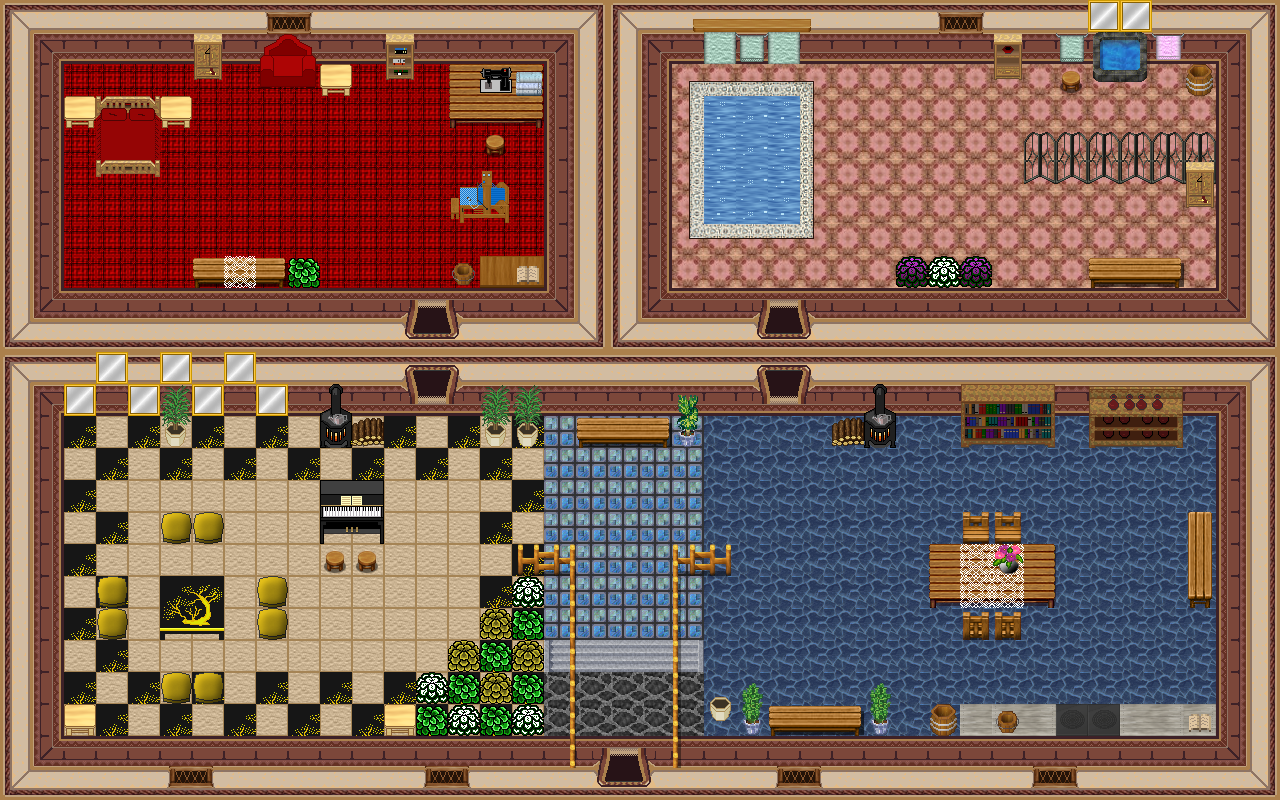

This game map was drawn from its Tiled (.tmx) file and the tilesets committed beside it. A one-line description and the trimmed map source follow:
An orthogonal 40x25 tile map with 32x32 px tiles, 4 tile layers (0_floor, 1_terrain, 2_object, 3_roof), 3 hidden layers not drawn, 46 tilesets.

<map version="1.0" tiledversion="1.1.3" orientation="orthogonal" renderorder="right-down" width="40" height="25" tilewidth="32" tileheight="32" infinite="0" nextobjectid="1">
 <tileset firstgid="1" name="floor oriental tile" tilewidth="32" tileheight="32" tilecount="1" columns="1">
  <image source="../../tileset/ground/indoor/oriental_tan_tile.png" width="32" height="32" />
 </tileset>
 <tileset firstgid="2" name="carpet pink " tilewidth="32" tileheight="32" tilecount="12" columns="3">
  <image source="../../tileset/furniture/carpet/pink_rug.png" width="96" height="128" />
 </tileset>
 <tileset firstgid="14" name="wall red" tilewidth="32" tileheight="32" tilecount="16" columns="4">
  <image source="../../tileset/building/wall/int_wall_dark_red.png" width="128" height="128" />
 </tileset>
 <tileset firstgid="30" name="int red wall" tilewidth="32" tileheight="32" tilecount="16" columns="4">
  <image source="../../tileset/building/wall/int_wall_dark_red_corners.png" width="128" height="128" />
 </tileset>
 <tileset firstgid="46" name="windows" tilewidth="32" tileheight="32" tilecount="16" columns="4">
  <image source="../../tileset/building/window/int_windows_dark_red.png" width="128" height="128" />
 </tileset>
 <tileset firstgid="62" name="dark red ns" tilewidth="32" tileheight="32" tilecount="12" columns="3">
  <image source="../../tileset/building/entrance/dark_red_ns.png" width="96" height="128" />
 </tileset>
 <tileset firstgid="74" name="carpets" tilewidth="32" tileheight="32" tilecount="8" columns="4">
  <image source="../../tileset/furniture/carpet/carpets.png" width="128" height="64" />
 </tileset>
 <tileset firstgid="82" name="carpet nain rug" tilewidth="32" tileheight="32" tilecount="16" columns="4">
  <image source="../../tileset/furniture/carpet/nain_rug.png" width="128" height="128" />
 </tileset>
 <tileset firstgid="98" name="sofa red" tilewidth="32" tileheight="32" tilecount="6" columns="3">
  <image source="../../tileset/furniture/chair/sofa_red.png" width="96" height="64" />
 </tileset>
 <tileset firstgid="104" name="piano" tilewidth="32" tileheight="32" tilecount="4" columns="2">
  <image source="../../tileset/furniture/other/piano.png" width="64" height="64" />
 </tileset>
 <tileset firstgid="108" name="pie safe" tilewidth="32" tileheight="32" tilecount="4" columns="2">
  <image source="../../tileset/furniture/kitchen/pie_safe.png" width="64" height="64" />
 </tileset>
 <tileset firstgid="112" name="door" tilewidth="32" tileheight="32" tilecount="6" columns="3">
  <image source="../../tileset/building/door/door.png" width="96" height="64" />
 </tileset>
 <tileset firstgid="118" name="bench ns" tilewidth="32" tileheight="32" tilecount="3" columns="1">
  <image source="../../tileset/furniture/table/long_front_on.png" width="32" height="96" />
 </tileset>
 <tileset firstgid="121" name="stone grey" tilewidth="32" tileheight="32" tilecount="12" columns="3">
  <image source="../../tileset/building/wall/stone_grey.png" width="96" height="128" />
 </tileset>
 <tileset firstgid="133" name="stairs blue stone" tilewidth="32" tileheight="32" tilecount="3" columns="3">
  <image source="../../tileset/building/stairs/blue_stone.png" width="96" height="32" />
 </tileset>
 <tileset firstgid="136" name="shelfs" tilewidth="32" tileheight="32" tilecount="12" columns="3">
  <image source="../../tileset/furniture/shelve/pale_book_bottle_shelf.png" width="96" height="128" />
 </tileset>
 <tileset firstgid="148" name="sink" tilewidth="32" tileheight="32" tilecount="6" columns="2">
  <image source="../../tileset/furniture/sink/dark_front_on.png" width="64" height="96" />
 </tileset>
 <tileset firstgid="154" name="table wooden rectangular" tilewidth="32" tileheight="32" tilecount="9" columns="3">
  <image source="../../tileset/furniture/table/wooden_rectangular.png" width="96" height="96" />
 </tileset>
 <tileset firstgid="163" name="table square pale" tilewidth="32" tileheight="32" tilecount="1" columns="1">
  <image source="../../tileset/furniture/table/square_pale.png" width="32" height="32" />
 </tileset>
 <tileset firstgid="164" name="table with hob pale" tilewidth="32" tileheight="32" tilecount="3" columns="3">
  <image source="../../tileset/furniture/table/table_with_hob_pale.png" width="96" height="32" />
 </tileset>
 <tileset firstgid="167" name="book" tilewidth="32" tileheight="32" tilecount="4" columns="2">
  <image source="../../tileset/item/documents/book.png" width="64" height="64" />
 </tileset>
 <tileset firstgid="171" name="flower vase" tilewidth="32" tileheight="32" tilecount="3" columns="3">
  <image source="../../tileset/plant/indoor/flower_vase.png" width="96" height="32" />
 </tileset>
 <tileset firstgid="174" name="oriental plant" tilewidth="32" tileheight="32" tilecount="2" columns="1">
  <image source="../../tileset/plant/indoor/oriental_plant.png" width="32" height="64" />
 </tileset>
 <tileset firstgid="176" name="plant pot 1" tilewidth="32" tileheight="32" tilecount="12" columns="6">
  <image source="../../tileset/plant/indoor/pot_plant_1.png" width="192" height="64" />
 </tileset>
 <tileset firstgid="188" name="bench" tilewidth="32" tileheight="32" tilecount="3" columns="3">
  <image source="../../tileset/furniture/table/bench.png" width="96" height="32" />
 </tileset>
 <tileset firstgid="191" name="logic/collision" tilewidth="32" tileheight="32" tilecount="1" columns="1">
  <image source="../../tileset/logic/collision.png" width="32" height="32" />
 </tileset>
 <tileset firstgid="192" name="hosta" tilewidth="32" tileheight="32" tilecount="9" columns="3">
  <image source="../../tileset/plant/bush/hosta.png" width="96" height="96" />
 </tileset>
 <tileset firstgid="201" name="gate fancy" tilewidth="32" tileheight="32" tilecount="6" columns="3">
  <image source="../../tileset/building/decoration/fancy_gate.png" width="96" height="64" />
 </tileset>
 <tileset firstgid="207" name="lace" tilewidth="32" tileheight="32" tilecount="2" columns="2">
  <image source="../../tileset/item/textile/lace.png" width="64" height="32" />
 </tileset>
 <tileset firstgid="209" name="towels" tilewidth="32" tileheight="32" tilecount="6" columns="6">
  <image source="../../tileset/item/textile/towels.png" width="192" height="32" />
 </tileset>
 <tileset firstgid="215" name="water bubbles" tilewidth="32" tileheight="32" tilecount="32" columns="8">
  <image source="../../tileset/ground/water/water_bubbles.png" width="256" height="128" />
 </tileset>
 <tileset firstgid="247" name="warmer" tilewidth="32" tileheight="32" tilecount="2" columns="1">
  <image source="../../tileset/furniture/kitchen/warmer.png" width="32" height="64" />
 </tileset>
 <tileset firstgid="249" name="barrel" tilewidth="32" tileheight="32" tilecount="2" columns="1">
  <image source="../../tileset/item/pot/barrel.png" width="32" height="64" />
 </tileset>
 <tileset firstgid="251" name="chair wooden" tilewidth="32" tileheight="32" tilecount="5" columns="5">
  <image source="../../tileset/furniture/chair/wooden.png" width="160" height="32" />
 </tileset>
 <tileset firstgid="256" name="pictures small 2" tilewidth="32" tileheight="32" tilecount="4" columns="2">
  <image source="../../tileset/furniture/picture/small_2.png" width="64" height="64" />
 </tileset>
 <tileset firstgid="260" name="fence wooden" tilewidth="32" tileheight="32" tilecount="9" columns="3">
  <image source="../../tileset/building/fence/fence_wooden.png" width="96" height="96" />
 </tileset>
 <tileset firstgid="269" name="pillow yellow" tilewidth="32" tileheight="32" tilecount="1" columns="1">
  <image source="../../tileset/furniture/bed/pillow_yellow.png" width="32" height="32" />
 </tileset>
 <tileset firstgid="270" name="table oriental" tilewidth="32" tileheight="32" tilecount="4" columns="2">
  <image source="../../tileset/furniture/table/oriental_table.png" width="64" height="64" />
 </tileset>
 <tileset firstgid="274" name="shelfs 3" tilewidth="32" tileheight="32" tilecount="6" columns="3">
  <image source="../../tileset/furniture/shelve/bright_bookshelf_and_cupboard.png" width="96" height="64" />
 </tileset>
 <tileset firstgid="280" name="sewing machine" tilewidth="32" tileheight="32" tilecount="1" columns="1">
  <image source="../../tileset/item/sewing_machine.png" width="32" height="32" />
 </tileset>
 <tileset firstgid="281" name="loom" tilewidth="32" tileheight="32" tilecount="4" columns="2">
  <image source="../../tileset/furniture/other/loom.png" width="64" height="64" />
 </tileset>
 <tileset firstgid="285" name="details" tilewidth="32" tileheight="32" tilecount="12" columns="3">
  <image source="../../tileset/building/entrance/dark_red_ns_detail.png" width="96" height="128" />
 </tileset>
 <tileset firstgid="297" name="logic/item/sheepfood" tilewidth="32" tileheight="32" tilecount="1" columns="1">
  <image source="../../tileset/logic/item/sheepfood.png" width="32" height="32" />
 </tileset>
 <tileset firstgid="298" name="empty_pot" tilewidth="32" tileheight="32" tilecount="3" columns="1">
  <image source="../../tileset/item/pot/empty_pot.png" width="32" height="96" />
 </tileset>
 <tileset firstgid="301" name="double_red" tilewidth="32" tileheight="32" tilecount="8" columns="2">
  <image source="../../tileset/furniture/bed/double_red.png" width="64" height="128" />
 </tileset>
 <tileset firstgid="309" name="item/firewood" tilewidth="32" tileheight="32" tilecount="12" columns="3">
  <image source="../../tileset/item/firewood.png" width="96" height="128" />
 </tileset>
 <layer name="0_floor" width="40" height="25">
  <data>[1000 cells, 584 non-empty, 12 distinct tile ids]</data>
 </layer>
 <layer name="1_terrain" width="40" height="25">
  <data>[1000 cells, 577 non-empty, 104 distinct tile ids]</data>
 </layer>
 <layer name="2_object" width="40" height="25">
  <data>[1000 cells, 64 non-empty, 37 distinct tile ids]</data>
 </layer>
 <layer name="3_roof" width="40" height="25">
  <data>[1000 cells, 24 non-empty, 15 distinct tile ids]</data>
 </layer>
 <layer name="objects" width="40" height="25" visible="0">
  <data>[1000 cells, 2 non-empty, 1 distinct tile ids]</data>
 </layer>
 <layer name="collision" width="40" height="25" visible="0" opacity="0.35">
  <data>[1000 cells, 537 non-empty, 1 distinct tile ids]</data>
 </layer>
 <layer name="protection" width="40" height="25" visible="0">
  <data>[1000 cells, 0 non-empty, 0 distinct tile ids]</data>
 </layer>
</map>
